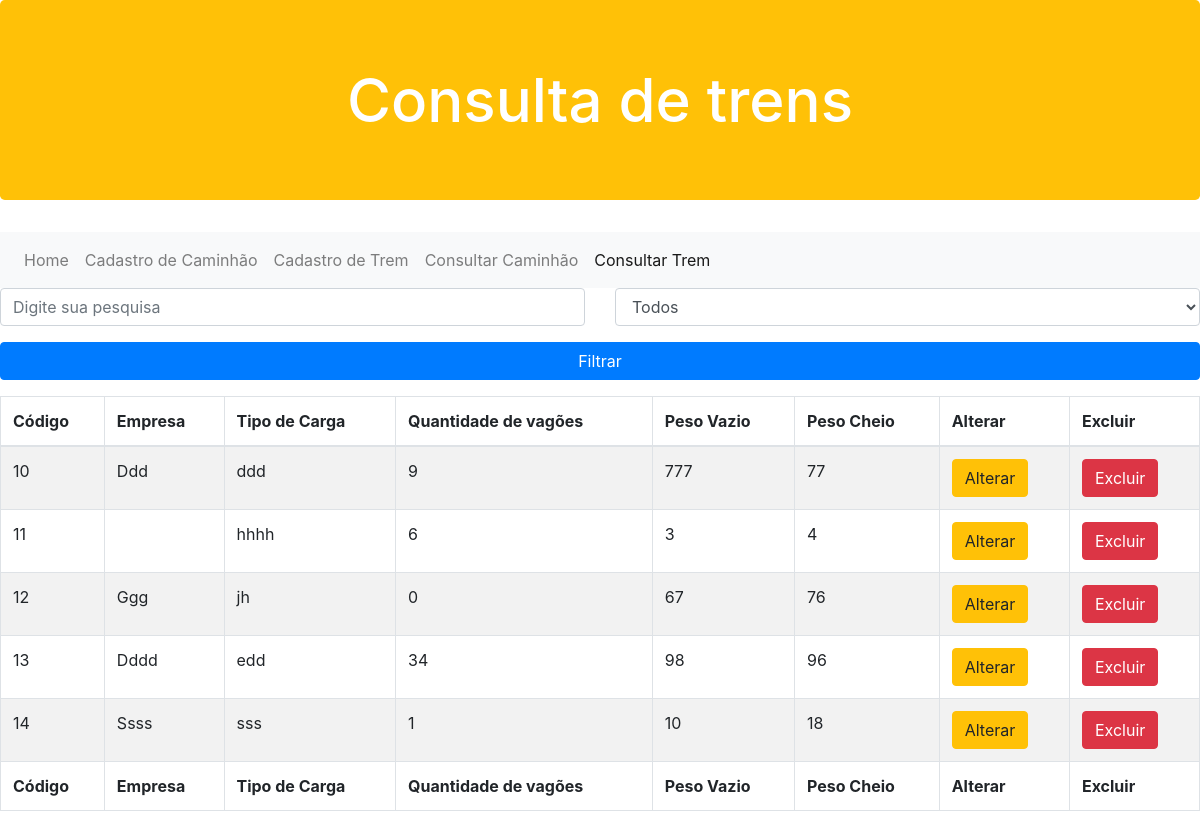
/buscar-trem.php, run on the app's committed database.
### tables this page shows
CREATE TABLE `trem` (
  `idBalancaTrem` bigint(20) NOT NULL,
  `empresa` varchar(100) NOT NULL,
  `tipoCarga` varchar(100) NOT NULL,
  `quantidadeVagoes` int(11) NOT NULL,
  `pesoVazio` int(11) NOT NULL,
  `pesoCheio` int(11) NOT NULL
);

### dao/conexaoBanco.class.php (called while the page is built, shortened)
<?php
class ConexaoBanco extends PDO
{
  private static $instance = null;
  public static function getInstance()
  {
    try {
      if(!isset(self::$instance)) {
        self::$instance = new ConexaoBanco("mysql:dbname=balanca;host=localhost","root","");
      }
      return self::$instance;
    } catch(PDOException $error) {
      echo "Erro ao conectar! ".$error;
    }
  }
}

### dao/balancaTremdao.class.php (called while the page is built, shortened)
<?php
require "conexaobanco.class.php";
class BalancaTremDAO
{
  private $conexao = null;
  public function __construct()
  {
    $this->conexao = ConexaoBanco::getInstance();
  }
  public function buscarTrem()
  {
    try {
      $statement = $this->conexao->query("select * from trem");
      $array = $statement->fetchAll(PDO::FETCH_CLASS, 'BalancaTrem');
      return $array;
    } catch(PDOException $error) {
      echo "Erro ao buscar trens! ".$error;
    }
  }
}

### modelo/balancaTrem.class.php (called while the page is built, shortened)
<?php
class BalancaTrem
{
  public function __get($atributo) {
    return $this->$atributo;
  }
}

### buscar-trem.php (the view, shortened to what this page needs)
<?php
include_once "modelo/balancaTrem.class.php";
include_once "dao/balancaTremdao.class.php";
?>
<!DOCTYPE html>
<html lang="pt-br" dir="ltr">
  <head>
    <link href="node_modules/bootstrap/dist/css/bootstrap.min.css" rel="stylesheet"/>
  </head>
  <body>
    <h1 class="jumbotron bg-warning">Consulta de trens</h1>
    <nav class="navbar navbar-expand-lg navbar-light bg-light">
       <div class="collapse navbar-collapse" id="navbarNav">
         <ul class="navbar-nav">
           <li class="nav-item">
             <a class="nav-link" href="index.php">Home</a>
           </li>
           <li class="nav-item">
             <a class="nav-link" href="cadastroCaminhao.php">Cadastro de Caminhão<span class="sr-only"></span></a>
           </li>
           <li class="nav-item">
             <a class="nav-link" href="cadastroTrem.php">Cadastro de Trem<span class="sr-only"></span></a>
           </li>
           <li class="nav-item">
             <a class="nav-link" href="buscar-caminhao.php">Consultar Caminhão<span class="sr-only">(current)</span></a>
           </li>
           <li class="nav-item active">
             <a class="nav-link" href="buscar-trem.php">Consultar Trem<span class="sr-only">(current)</span></a>
           </li>
         </ul>
       </div>
     </nav>
    <?php
    $balancaTremDAO = new BalancaTremDAO;
    $trens = $balancaTremDAO->buscarTrem();
    ?>
    <form name="pesquisa" method="post" action="">
    <div class="row">
      <div class="form-group col-md-6">
        <input type="text" name="pesquisa" class="form-control" placeholder="Digite sua pesquisa">
      </div>
      <div class="form-group col-md-6">
        <select name="filtro" class="form-control">
          <option value="todos">Todos</option>
        </select>
      </div>
    </div>
    <div class="form-group">
      <input type="submit" name="filtrar" value="Filtrar"
      class="btn btn-primary btn-block">
    </div>
  </form>
    <div class="table-responsive">
      <table class="table table-striped table-bordered table-hover table-condensed">
        <thead>
          <tr>
            <th>Código</th>
            <th>Empresa</th>
            <th>Tipo de Carga</th>
            <th>Quantidade de vagões</th>
            <th>Peso Vazio</th>
            <th>Peso Cheio</th>
            <th>Alterar</th>
            <th>Excluir</th>
          </tr>
        </thead>
        <tfoot>
          <tr>
            <th>Código</th>
            <th>Empresa</th>
            <th>Tipo de Carga</th>
            <th>Quantidade de vagões</th>
            <th>Peso Vazio</th>
            <th>Peso Cheio</th>
            <th>Alterar</th>
            <th>Excluir</th>
          </tr>
        </tfoot>
        <tbody>
          <?php
          foreach($trens as $trem) {
            echo "<tr>";
              echo "<td>$trem->idBalancaTrem</td>";
              echo "<td>$trem->empresa</td>";
              echo "<td>$trem->tipoCarga</td>";
              echo "<td>$trem->quantidadeVagoes</td>";
              echo "<td>$trem->pesoVazio</td>";
              echo "<td>$trem->pesoCheio</td>";
              echo "<td><a href='alterar-trem.php?id=$trem->idBalancaTrem' class='btn btn-warning'>Alterar</a></td>";
              echo "<td><a href='buscar-trem.php?id=$trem->idBalancaTrem' class='btn btn-danger'>Excluir</a></td>";
            echo "</tr>";
          }
          ?>
        </tbody>
      </table>
    </div>
  </body>
</html>

### buscar-trem.php (style rules this page uses)
.jumbotron { text-align: center; color: white; font-size: 60px; }

### data on the page
trem: idBalancaTrem "10", empresa "Ddd", tipoCarga "ddd", quantidadeVagoes "9", pesoVazio "777", pesoCheio "77"
trem: idBalancaTrem "11", tipoCarga "hhhh", quantidadeVagoes "6", pesoVazio "3", pesoCheio "4"
trem: idBalancaTrem "12", empresa "Ggg", tipoCarga "jh", quantidadeVagoes "0", pesoVazio "67", pesoCheio "76"
trem: idBalancaTrem "13", empresa "Dddd", tipoCarga "edd", quantidadeVagoes "34", pesoVazio "98", pesoCheio "96"
trem: idBalancaTrem "14", empresa "Ssss", tipoCarga "sss", quantidadeVagoes "1", pesoVazio "10", pesoCheio "18"
